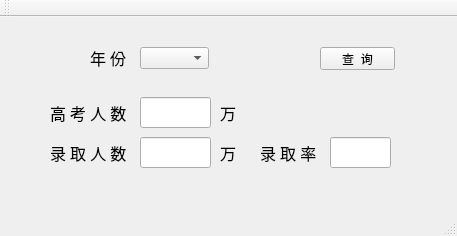
<?xml version="1.0" encoding="UTF-8"?>
<ui version="4.0">
 <class>MainWindow</class>
 <widget class="QMainWindow" name="MainWindow">
  <property name="geometry">
   <rect>
    <x>0</x>
    <y>0</y>
    <width>457</width>
    <height>236</height>
   </rect>
  </property>
  <property name="windowTitle">
   <string>中 国 历 年 高 考 数 据 检 索</string>
  </property>
  <widget class="QWidget" name="centralWidget">
   <widget class="QComboBox" name="yearComboBox">
    <property name="geometry">
     <rect>
      <x>140</x>
      <y>30</y>
      <width>69</width>
      <height>22</height>
     </rect>
    </property>
    <property name="font">
     <font>
      <family>微软雅黑</family>
     </font>
    </property>
   </widget>
   <widget class="QLabel" name="label">
    <property name="geometry">
     <rect>
      <x>90</x>
      <y>30</y>
      <width>41</width>
      <height>21</height>
     </rect>
    </property>
    <property name="font">
     <font>
      <family>微软雅黑</family>
      <pointsize>12</pointsize>
     </font>
    </property>
    <property name="text">
     <string>年 份</string>
    </property>
   </widget>
   <widget class="QLabel" name="label_2">
    <property name="geometry">
     <rect>
      <x>50</x>
      <y>80</y>
      <width>91</width>
      <height>31</height>
     </rect>
    </property>
    <property name="font">
     <font>
      <family>微软雅黑</family>
      <pointsize>12</pointsize>
     </font>
    </property>
    <property name="text">
     <string>高 考 人 数</string>
    </property>
   </widget>
   <widget class="QLineEdit" name="totalLineEdit">
    <property name="geometry">
     <rect>
      <x>140</x>
      <y>80</y>
      <width>71</width>
      <height>31</height>
     </rect>
    </property>
    <property name="font">
     <font>
      <family>微软雅黑</family>
      <pointsize>10</pointsize>
     </font>
    </property>
    <property name="text">
     <string/>
    </property>
    <property name="alignment">
     <set>Qt::AlignRight|Qt::AlignTrailing|Qt::AlignVCenter</set>
    </property>
   </widget>
   <widget class="QLabel" name="label_3">
    <property name="geometry">
     <rect>
      <x>220</x>
      <y>80</y>
      <width>31</width>
      <height>31</height>
     </rect>
    </property>
    <property name="font">
     <font>
      <family>微软雅黑</family>
      <pointsize>12</pointsize>
     </font>
    </property>
    <property name="text">
     <string>万</string>
    </property>
   </widget>
   <widget class="QLabel" name="label_4">
    <property name="geometry">
     <rect>
      <x>50</x>
      <y>120</y>
      <width>91</width>
      <height>31</height>
     </rect>
    </property>
    <property name="font">
     <font>
      <family>微软雅黑</family>
      <pointsize>12</pointsize>
     </font>
    </property>
    <property name="text">
     <string>录 取 人 数</string>
    </property>
   </widget>
   <widget class="QLineEdit" name="admitLineEdit">
    <property name="geometry">
     <rect>
      <x>140</x>
      <y>120</y>
      <width>71</width>
      <height>31</height>
     </rect>
    </property>
    <property name="font">
     <font>
      <family>微软雅黑</family>
      <pointsize>10</pointsize>
     </font>
    </property>
    <property name="text">
     <string/>
    </property>
    <property name="alignment">
     <set>Qt::AlignRight|Qt::AlignTrailing|Qt::AlignVCenter</set>
    </property>
   </widget>
   <widget class="QLabel" name="label_5">
    <property name="geometry">
     <rect>
      <x>220</x>
      <y>120</y>
      <width>31</width>
      <height>31</height>
     </rect>
    </property>
    <property name="font">
     <font>
      <family>微软雅黑</family>
      <pointsize>12</pointsize>
     </font>
    </property>
    <property name="text">
     <string>万</string>
    </property>
   </widget>
   <widget class="QPushButton" name="queryPushButton">
    <property name="geometry">
     <rect>
      <x>320</x>
      <y>30</y>
      <width>75</width>
      <height>23</height>
     </rect>
    </property>
    <property name="text">
     <string>查  询</string>
    </property>
   </widget>
   <widget class="QLabel" name="label_6">
    <property name="geometry">
     <rect>
      <x>260</x>
      <y>120</y>
      <width>61</width>
      <height>31</height>
     </rect>
    </property>
    <property name="font">
     <font>
      <family>微软雅黑</family>
      <pointsize>12</pointsize>
     </font>
    </property>
    <property name="text">
     <string>录 取 率</string>
    </property>
   </widget>
   <widget class="QLineEdit" name="rateLineEdit">
    <property name="geometry">
     <rect>
      <x>330</x>
      <y>120</y>
      <width>61</width>
      <height>31</height>
     </rect>
    </property>
    <property name="font">
     <font>
      <family>微软雅黑</family>
      <pointsize>10</pointsize>
     </font>
    </property>
    <property name="text">
     <string/>
    </property>
    <property name="alignment">
     <set>Qt::AlignCenter</set>
    </property>
   </widget>
  </widget>
  <widget class="QMenuBar" name="menuBar">
   <property name="geometry">
    <rect>
     <x>0</x>
     <y>0</y>
     <width>457</width>
     <height>23</height>
    </rect>
   </property>
  </widget>
  <widget class="QToolBar" name="mainToolBar">
   <attribute name="toolBarArea">
    <enum>TopToolBarArea</enum>
   </attribute>
   <attribute name="toolBarBreak">
    <bool>false</bool>
   </attribute>
  </widget>
  <widget class="QStatusBar" name="statusBar"/>
 </widget>
 <layoutdefault spacing="6" margin="11"/>
 <resources/>
 <connections/>
</ui>
